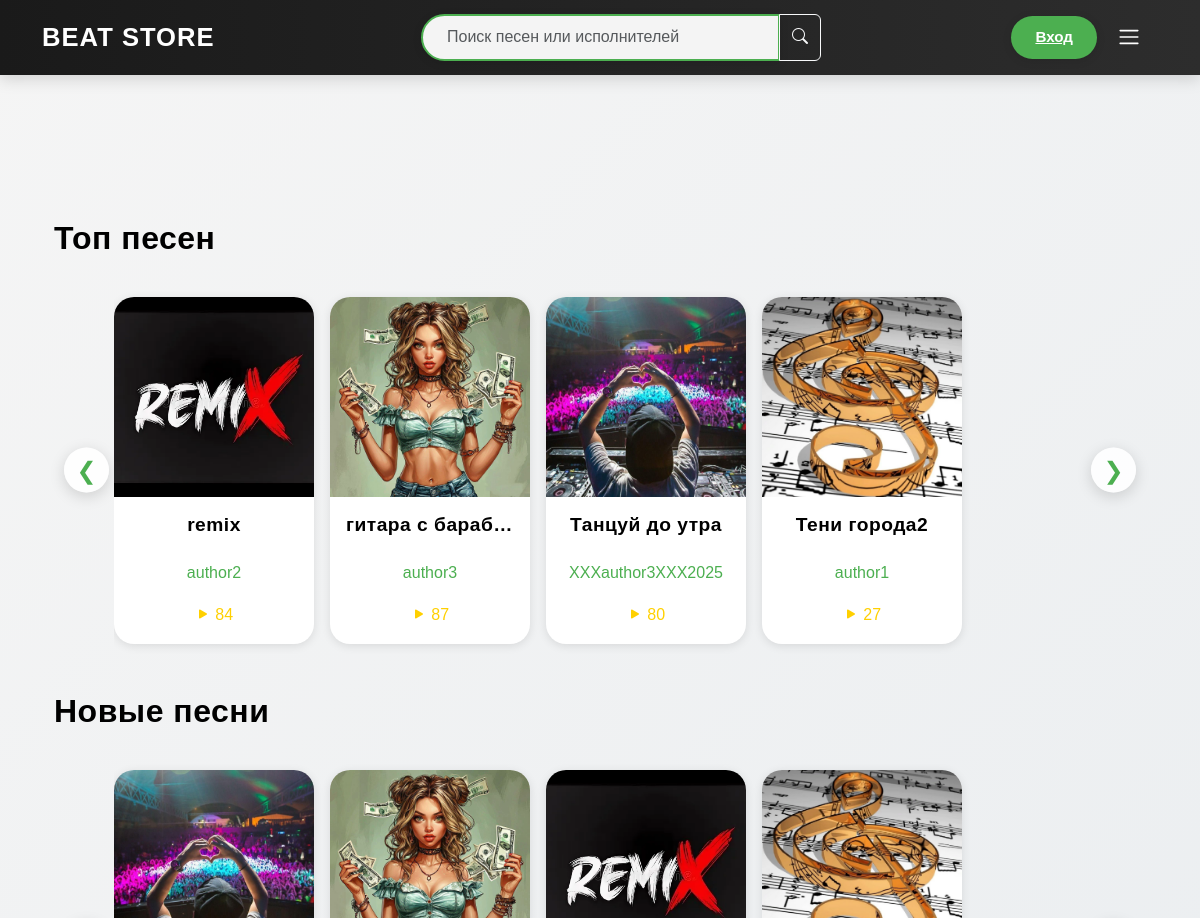
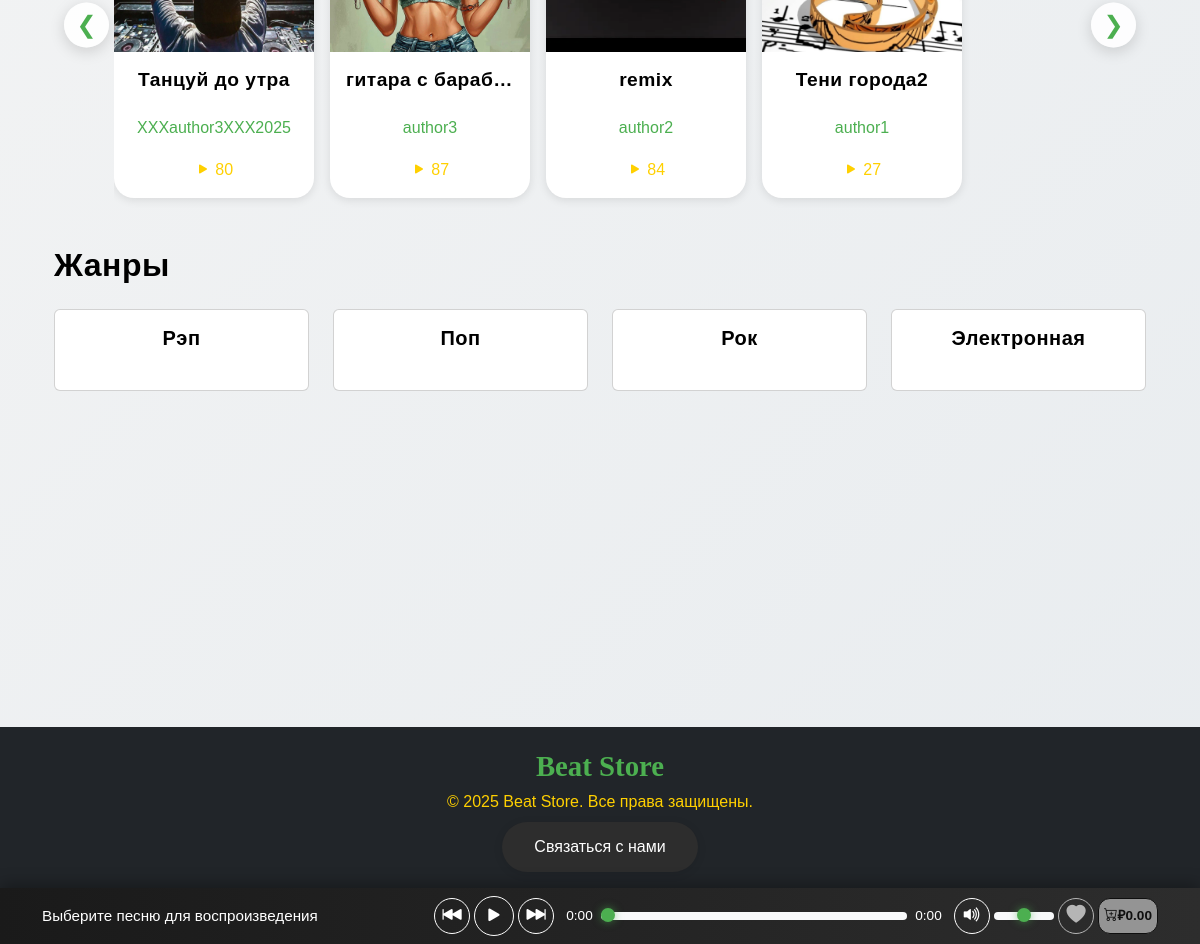
The page / on the database its author committed (2 pictures, top to bottom).
### store/models.py (models this page shows, shortened)
class Song(models.Model):
    title = models.CharField(max_length=100, verbose_name='Название')
    path = models.FileField(upload_to='songs/', verbose_name='Файл')
    cover = models.ImageField(upload_to='covers/', null=True, blank=True, verbose_name='Обложка')
    likes = models.ManyToManyField(
        User,
        related_name='liked_songs',
        blank=True,
        verbose_name='Лайки'
    )
    author = models.ForeignKey(
        User,
        on_delete=models.CASCADE,
        related_name='songs',
        verbose_name='Автор'
    )
    genre = models.ForeignKey(
        Genre,
        on_delete=models.SET_NULL,
        null=True,
        blank=True,
        verbose_name='Жанр'
    )
    price = models.DecimalField(
        max_digits=8,
        decimal_places=2,
        default=0.00,
        verbose_name='Цена'
    )
    total_plays = models.PositiveIntegerField(default=0, verbose_name='Количество прослушиваний')
    created_at = models.DateTimeField(auto_now_add=True, verbose_name='Дата создания')
    @property
    def total_likes(self):
        return self.likes.count()
    class Meta:
        verbose_name = 'Песня'
        verbose_name_plural = 'Песни'
        ordering = ['-created_at']
        indexes = [
            models.Index(fields=['created_at']),
            models.Index(fields=['total_plays']),
            models.Index(fields=['author', 'created_at']),
        ]

class User(AbstractUser):
    email = models.EmailField(unique=True, verbose_name='Электронная почта')
    balance = models.DecimalField(max_digits=10, decimal_places=2, default=0.00, verbose_name='Баланс')
    class Meta:
        verbose_name = 'Пользователь'
        verbose_name_plural = 'Пользователи'
        indexes = [models.Index(fields=['username', 'email'])]

class Genre(models.Model):
    name = models.CharField(max_length=50, unique=True, verbose_name='Название')
    class Meta:
        verbose_name = 'Жанр'
        verbose_name_plural = 'Жанры'

### store/views.py (the view)
# urls.py: path('', views.index, name='index'),
def index(request):
    top_songs = Song.objects.annotate(like_count=Count('likes')).order_by('-like_count', '-total_plays')[:10]
    new_songs = Song.objects.order_by('-created_at')[:10]
    genres = Genre.objects.all()
    songs_json = [
        {
            'id': song.id,
            'path': song.path.url,
            'title': song.title,
            'author': song.author.username,
            'total_likes': song.total_likes,
            'price': float(song.price),
            'total_plays': song.total_plays,
            'cover': song.cover.url if song.cover else '/static/images/default_cover.jpg'
        }
        for song in (list(top_songs) + list(new_songs))
    ]
    context = {
        'top_songs': top_songs,
        'new_songs': new_songs,
        'genres': genres,
        'songs_json': json.dumps(songs_json, ensure_ascii=False),
    }
    return render(request, 'store/index.html', context)

### store/templates/store/index.html (shortened to what this page needs)
{% extends 'store/base.html' %}
{% load static %}
{% block extra_css %}
    <link href="https://cdn.jsdelivr.net/npm/bootstrap-icons@1.10.5/font/bootstrap-icons.css" rel="stylesheet">
    <link rel="stylesheet" href="{% static 'css/style.css' %}">
{% endblock %}
{% block content %}
    <main class="container my-4">
        <section class="category">
            <h2>Топ песен</h2>
            <div class="songs-container position-relative">
                <button class="scroll-button left" onclick="scrollSongs('left', 'top-songs')" aria-label="Прокрутить влево">❮</button>
                <div class="songs" id="top-songs">
                    {% for song in top_songs %}
                        <div class="song-item" data-song-id="{{ song.id }}">
                            <div class="song-image-container">
                            </div>
                            <div class="song-info">
                                <h3 class="song-title">{{ song.title }}</h3>
                                <p class="song-author">
                                    <a href="{% url 'store:profile' song.author.username %}" class="song-author-link">{{ song.author.username }}</a>
                                </p>
                                <div class="song-stats">
                                    <span id="plays-count-{{ song.id }}"><i class="bi bi-play-fill"></i> {{ song.total_plays|default:"0" }}</span>
                                </div>
                            </div>
                        </div>
                    {% empty %}
                        <div class="song-item text-center">
                            <p>Пока нет популярных песен.</p>
                        </div>
                    {% endfor %}
                </div>
                <button class="scroll-button right" onclick="scrollSongs('right', 'top-songs')" aria-label="Прокрутить вправо">❯</button>
            </div>
        </section>
        <section class="category">
            <h2>Новые песни</h2>
            <div class="songs-container position-relative">
                <button class="scroll-button left" onclick="scrollSongs('left', 'new-songs')" aria-label="Прокрутить влево">❮</button>
                <div class="songs" id="new-songs">
                    {% for song in new_songs %}
                        <div class="song-item" data-song-id="{{ song.id }}">
                            <div class="song-image-container">
                            </div>
                            <div class="song-info">
                                <h3 class="song-title">{{ song.title }}</h3>
                                <p class="song-author">
                                    <a href="{% url 'store:profile' song.author.username %}" class="song-author-link">{{ song.author.username }}</a>
                                </p>
                                <div class="song-stats">
                                    <span id="plays-count-{{ song.id }}"><i class="bi bi-play-fill"></i> {{ song.total_plays|default:"0" }}</span>
                                </div>
                            </div>
                        </div>
                    {% empty %}
                        <div class="song-item text-center">
                            <p>Пока нет новых песен.</p>
                        </div>
                    {% endfor %}
                </div>
                <button class="scroll-button right" onclick="scrollSongs('right', 'new-songs')" aria-label="Прокрутить вправо">❯</button>
            </div>
        </section>
        <section class="category">
            <h2>Жанры</h2>
            <div class="row">
                {% for genre in genres %}
                    <div class="col-md-3 col-sm-6 mb-3">
                        <a href="{% url 'store:music_list' %}?genre={{ genre.id }}" class="genre-link">
                            <div class="card">
                                <div class="card-body text-center">
                                    <h5>{{ genre.name }}</h5>
                                </div>
                            </div>
                        </a>
                    </div>
                {% empty %}
                    <p>Жанры отсутствуют.</p>
                {% endfor %}
            </div>
        </section>
    </main>
{% endblock %}

### static/css/style.css (style rules this page uses)
:root { --footer-bg: #1a1a1a; --primary-color: #4CAF50; --dark-bg: #1a1a1a; --light-bg: #f5f5f5; --text-dark: #000000; --text-light: #ffffff; --close-button-color: #ffffff; --transition: all 0.3s ease; --shadow-sm: 0 2px 10px rgba(0, 0, 0, 0.1); --shadow-md: 0 4px 15px rgba(0, 0, 0, 0.15); --like-color: rgb(255, 0, 0); --cart-color: #fefe02; --highlight-color: #ffffff; }
*, *::before, *::after { box-sizing: border-box; margin: 0; padding: 0; }
body { font-family: 'Montserrat', sans-serif; background: linear-gradient(135deg, var(--light-bg) 0%, #e8ecef 100%); color: var(--text-dark); line-height: 1.6; display: flex; flex-direction: column; min-height: 100vh; }
h1, h2, h3, h4, h5, h6 { font-family: 'Gill Sans', 'Gill Sans MT', Calibri, 'Trebuchet MS', sans-serif; color: var(--text-dark); margin-bottom: 1.5rem; font-weight: 700; letter-spacing: 0.5px; }
p, a, span, li { font-size: 1rem; color:#ffd000; font-weight: 400; }
main { flex: 1; padding: 2rem 1rem; max-width: 1400px; margin: 0 auto; padding-bottom: 120px; }
.category { margin: 2rem 0; }
.songs-container { position: relative; user-select: none; padding: 0 60px; }
.songs { display: flex; overflow-x: auto; scrollbar-width: none; -ms-overflow-style: none; padding: 1rem 0; scroll-behavior: smooth; gap: 1rem; touch-action: pan-x; }
.song-item { flex: 0 0 200px; background: var(--text-light); border-radius: 20px; box-shadow: var(--shadow-sm); transition: var(--transition); cursor: pointer; overflow: hidden; touch-action: manipulation; }
.song-image-container { position: relative; width: 100%; padding-top: 100%; }
.song-info { padding: 1rem; text-align: center; }
.song-title { font-family: 'Montserrat', sans-serif; font-size: 1.2rem; font-weight: 700; white-space: nowrap; overflow: hidden; text-overflow: ellipsis; }
.song-author { font-family: 'Montserrat', sans-serif; font-size: 0.95rem; color: #666; white-space: nowrap; overflow: hidden; text-overflow: ellipsis; }
.song-author-link { color: var(--primary-color); text-decoration: none; transition: var(--transition); }
.genre-link { color: var(--text-dark); display: block; height: 100%; text-decoration: none; transition: var(--transition); }
.scroll-button { position: absolute; top: 50%; transform: translateY(-50%); background: rgba(255, 255, 255, 0.9); color: var(--primary-color); width: 45px; height: 45px; box-shadow: var(--shadow-md); border: none; border-radius: 50%; font-size: 1.5rem; transition: var(--transition); z-index: 10; }
.scroll-button.left { left: 10px; }
.scroll-button.right { right: 10px; }

### rows shown on the page
Song: title "remix", author.username "author2", total_plays "84"
Song: title "гитара с бараб…", author.username "author3", total_plays "87"
Song: title "Танцуй до утра", author.username "XXXauthor3XXX2025", total_plays "80"
Song: title "Тени города2", author.username "author1", total_plays "27"
Genre: name "Рэп"
Genre: name "Поп"
Genre: name "Рок"
Genre: name "Электронная"
